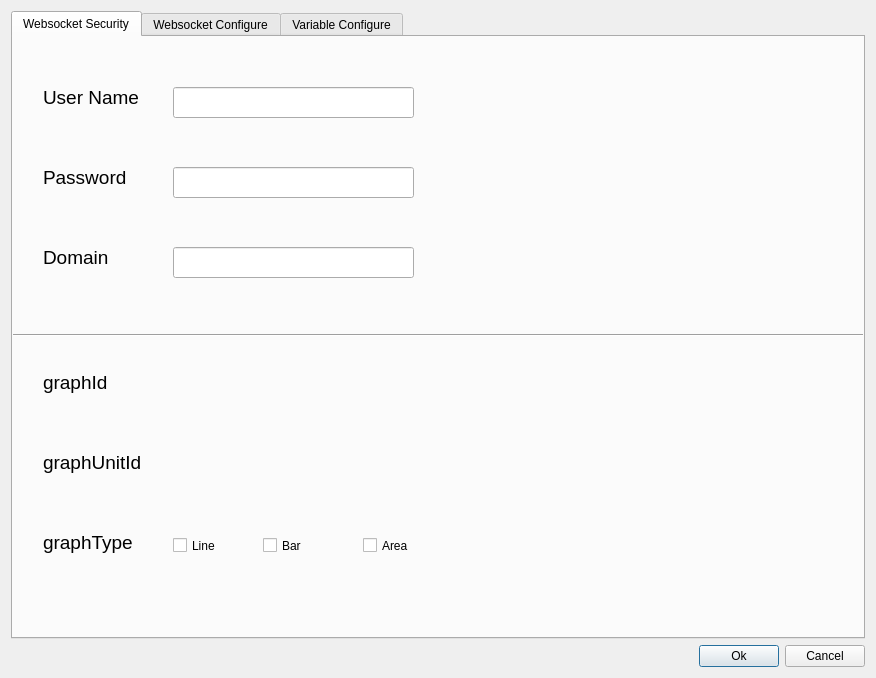
<?xml version="1.0" encoding="UTF-8"?>
<ui version="4.0">
 <class>WidgetWebsocketPacketSensor</class>
 <widget class="QDialog" name="WidgetWebsocketPacketSensor">
  <property name="geometry">
   <rect>
    <x>0</x>
    <y>0</y>
    <width>876</width>
    <height>678</height>
   </rect>
  </property>
  <property name="windowTitle">
   <string>Sensor Ui...</string>
  </property>
  <property name="windowIcon">
   <iconset resource="../../AutosResourceFile.qrc">
    <normaloff>:/Images/Images/fatbee_v2.ico</normaloff>:/Images/Images/fatbee_v2.ico</iconset>
  </property>
  <layout class="QVBoxLayout" name="verticalLayout">
   <item>
    <widget class="QTabWidget" name="WidgetWebsocketPacketSensorTabWidget">
     <property name="currentIndex">
      <number>0</number>
     </property>
     <widget class="QWidget" name="tab">
      <attribute name="title">
       <string>Websocket Security</string>
      </attribute>
      <widget class="QLabel" name="sensorUsernameLabel">
       <property name="geometry">
        <rect>
         <x>30</x>
         <y>50</y>
         <width>101</width>
         <height>21</height>
        </rect>
       </property>
       <property name="font">
        <font>
         <pointsize>14</pointsize>
        </font>
       </property>
       <property name="text">
        <string>User Name</string>
       </property>
      </widget>
      <widget class="QLineEdit" name="sensorUsernameLineEdit">
       <property name="geometry">
        <rect>
         <x>160</x>
         <y>50</y>
         <width>241</width>
         <height>31</height>
        </rect>
       </property>
       <property name="text">
        <string/>
       </property>
      </widget>
      <widget class="QLineEdit" name="sensorDomainLineEdit">
       <property name="geometry">
        <rect>
         <x>160</x>
         <y>210</y>
         <width>241</width>
         <height>31</height>
        </rect>
       </property>
      </widget>
      <widget class="QLabel" name="sensorDomainLabel">
       <property name="geometry">
        <rect>
         <x>30</x>
         <y>210</y>
         <width>91</width>
         <height>21</height>
        </rect>
       </property>
       <property name="font">
        <font>
         <pointsize>14</pointsize>
        </font>
       </property>
       <property name="text">
        <string>Domain</string>
       </property>
      </widget>
      <widget class="QLabel" name="sensorPasswordLabel">
       <property name="geometry">
        <rect>
         <x>30</x>
         <y>130</y>
         <width>91</width>
         <height>21</height>
        </rect>
       </property>
       <property name="font">
        <font>
         <pointsize>14</pointsize>
        </font>
       </property>
       <property name="text">
        <string>Password</string>
       </property>
      </widget>
      <widget class="QLineEdit" name="sensorPasswordLineEdit">
       <property name="geometry">
        <rect>
         <x>160</x>
         <y>130</y>
         <width>241</width>
         <height>31</height>
        </rect>
       </property>
       <property name="text">
        <string/>
       </property>
      </widget>
      <widget class="Line" name="line">
       <property name="geometry">
        <rect>
         <x>0</x>
         <y>290</y>
         <width>851</width>
         <height>16</height>
        </rect>
       </property>
       <property name="orientation">
        <enum>Qt::Horizontal</enum>
       </property>
      </widget>
      <widget class="QLabel" name="sensorGraphUnitIdLabel">
       <property name="geometry">
        <rect>
         <x>30</x>
         <y>410</y>
         <width>111</width>
         <height>31</height>
        </rect>
       </property>
       <property name="font">
        <font>
         <pointsize>14</pointsize>
        </font>
       </property>
       <property name="text">
        <string>graphUnitId</string>
       </property>
      </widget>
      <widget class="QLabel" name="sensorGraphIdLabel">
       <property name="geometry">
        <rect>
         <x>30</x>
         <y>330</y>
         <width>101</width>
         <height>31</height>
        </rect>
       </property>
       <property name="font">
        <font>
         <pointsize>14</pointsize>
        </font>
       </property>
       <property name="text">
        <string>graphId</string>
       </property>
      </widget>
      <widget class="QLabel" name="sensorGraphTypeLabel">
       <property name="geometry">
        <rect>
         <x>30</x>
         <y>490</y>
         <width>91</width>
         <height>31</height>
        </rect>
       </property>
       <property name="font">
        <font>
         <pointsize>14</pointsize>
        </font>
       </property>
       <property name="text">
        <string>graphType</string>
       </property>
      </widget>
      <widget class="QLabel" name="sensorGraphIdValueLabel">
       <property name="geometry">
        <rect>
         <x>160</x>
         <y>330</y>
         <width>461</width>
         <height>31</height>
        </rect>
       </property>
       <property name="font">
        <font>
         <pointsize>14</pointsize>
        </font>
       </property>
       <property name="text">
        <string/>
       </property>
      </widget>
      <widget class="QLabel" name="sensorGraphUnitIdValueLabel">
       <property name="geometry">
        <rect>
         <x>160</x>
         <y>420</y>
         <width>461</width>
         <height>31</height>
        </rect>
       </property>
       <property name="font">
        <font>
         <pointsize>14</pointsize>
        </font>
       </property>
       <property name="text">
        <string/>
       </property>
      </widget>
      <widget class="QCheckBox" name="sensorGraphTypeLineCheckBox">
       <property name="geometry">
        <rect>
         <x>160</x>
         <y>500</y>
         <width>70</width>
         <height>17</height>
        </rect>
       </property>
       <property name="text">
        <string>Line</string>
       </property>
      </widget>
      <widget class="QCheckBox" name="sensorGraphTypeBarCheckBox">
       <property name="geometry">
        <rect>
         <x>250</x>
         <y>500</y>
         <width>70</width>
         <height>17</height>
        </rect>
       </property>
       <property name="text">
        <string>Bar</string>
       </property>
      </widget>
      <widget class="QCheckBox" name="sensorGraphTypeAreaCheckBox">
       <property name="geometry">
        <rect>
         <x>350</x>
         <y>500</y>
         <width>70</width>
         <height>17</height>
        </rect>
       </property>
       <property name="text">
        <string>Area</string>
       </property>
      </widget>
     </widget>
     <widget class="QWidget" name="WebSocketConf">
      <attribute name="title">
       <string>Websocket Configure</string>
      </attribute>
      <widget class="QLabel" name="sensorUrlLabel">
       <property name="geometry">
        <rect>
         <x>20</x>
         <y>140</y>
         <width>41</width>
         <height>21</height>
        </rect>
       </property>
       <property name="font">
        <font>
         <pointsize>14</pointsize>
        </font>
       </property>
       <property name="text">
        <string>URL</string>
       </property>
      </widget>
      <widget class="QLabel" name="sensorFormatStringLabel">
       <property name="geometry">
        <rect>
         <x>20</x>
         <y>450</y>
         <width>121</width>
         <height>21</height>
        </rect>
       </property>
       <property name="font">
        <font>
         <pointsize>14</pointsize>
        </font>
       </property>
       <property name="text">
        <string>Format String</string>
       </property>
      </widget>
      <widget class="QLabel" name="sensorCodingIndexLabel">
       <property name="geometry">
        <rect>
         <x>20</x>
         <y>340</y>
         <width>121</width>
         <height>31</height>
        </rect>
       </property>
       <property name="font">
        <font>
         <pointsize>14</pointsize>
        </font>
       </property>
       <property name="text">
        <string>Sensor Index</string>
       </property>
      </widget>
      <widget class="QLineEdit" name="sensorUrlLineEdit">
       <property name="geometry">
        <rect>
         <x>150</x>
         <y>140</y>
         <width>221</width>
         <height>31</height>
        </rect>
       </property>
      </widget>
      <widget class="QLabel" name="sensorIdValueLabel">
       <property name="geometry">
        <rect>
         <x>150</x>
         <y>30</y>
         <width>481</width>
         <height>31</height>
        </rect>
       </property>
       <property name="font">
        <font>
         <pointsize>14</pointsize>
        </font>
       </property>
       <property name="text">
        <string/>
       </property>
      </widget>
      <widget class="QLabel" name="sensorIdLabel">
       <property name="geometry">
        <rect>
         <x>20</x>
         <y>30</y>
         <width>81</width>
         <height>21</height>
        </rect>
       </property>
       <property name="font">
        <font>
         <pointsize>14</pointsize>
        </font>
       </property>
       <property name="text">
        <string>Image ID</string>
       </property>
      </widget>
      <widget class="QLabel" name="sensorClassLabel">
       <property name="geometry">
        <rect>
         <x>20</x>
         <y>190</y>
         <width>61</width>
         <height>21</height>
        </rect>
       </property>
       <property name="font">
        <font>
         <pointsize>14</pointsize>
        </font>
       </property>
       <property name="text">
        <string>Class</string>
       </property>
      </widget>
      <widget class="QListWidget" name="sensorClassListWidget">
       <property name="geometry">
        <rect>
         <x>150</x>
         <y>190</y>
         <width>231</width>
         <height>131</height>
        </rect>
       </property>
      </widget>
      <widget class="QLabel" name="sensorCallBackLabel">
       <property name="geometry">
        <rect>
         <x>20</x>
         <y>550</y>
         <width>81</width>
         <height>21</height>
        </rect>
       </property>
       <property name="font">
        <font>
         <pointsize>14</pointsize>
        </font>
       </property>
       <property name="text">
        <string>Call Back</string>
       </property>
      </widget>
      <widget class="QLabel" name="sensorDecimalsLabel">
       <property name="geometry">
        <rect>
         <x>480</x>
         <y>340</y>
         <width>81</width>
         <height>21</height>
        </rect>
       </property>
       <property name="font">
        <font>
         <pointsize>14</pointsize>
        </font>
       </property>
       <property name="text">
        <string>Decimals</string>
       </property>
      </widget>
      <widget class="QLineEdit" name="sensorFormatStringLineEdit">
       <property name="geometry">
        <rect>
         <x>150</x>
         <y>450</y>
         <width>401</width>
         <height>31</height>
        </rect>
       </property>
      </widget>
      <widget class="QLabel" name="sensorGuidLabel">
       <property name="geometry">
        <rect>
         <x>20</x>
         <y>500</y>
         <width>81</width>
         <height>21</height>
        </rect>
       </property>
       <property name="font">
        <font>
         <pointsize>14</pointsize>
        </font>
       </property>
       <property name="text">
        <string>GUID</string>
       </property>
      </widget>
      <widget class="QLineEdit" name="sensorGuidLineEdit">
       <property name="geometry">
        <rect>
         <x>150</x>
         <y>500</y>
         <width>401</width>
         <height>31</height>
        </rect>
       </property>
      </widget>
      <widget class="QLineEdit" name="sensorCallBackLineEdit">
       <property name="geometry">
        <rect>
         <x>150</x>
         <y>550</y>
         <width>401</width>
         <height>31</height>
        </rect>
       </property>
      </widget>
      <widget class="QListWidget" name="sensorCodingIndexListWidget">
       <property name="geometry">
        <rect>
         <x>150</x>
         <y>340</y>
         <width>231</width>
         <height>91</height>
        </rect>
       </property>
      </widget>
      <widget class="QLineEdit" name="sensorDecimalsLineEdit">
       <property name="geometry">
        <rect>
         <x>570</x>
         <y>340</y>
         <width>141</width>
         <height>31</height>
        </rect>
       </property>
      </widget>
      <widget class="QLabel" name="sensorTypeLabel">
       <property name="geometry">
        <rect>
         <x>480</x>
         <y>190</y>
         <width>61</width>
         <height>21</height>
        </rect>
       </property>
       <property name="font">
        <font>
         <pointsize>14</pointsize>
        </font>
       </property>
       <property name="text">
        <string>Type</string>
       </property>
      </widget>
      <widget class="QListWidget" name="sensorTypeListWidget">
       <property name="geometry">
        <rect>
         <x>570</x>
         <y>190</y>
         <width>231</width>
         <height>131</height>
        </rect>
       </property>
      </widget>
      <widget class="QLabel" name="sensorRemoteTxtIdValueLabel">
       <property name="geometry">
        <rect>
         <x>150</x>
         <y>90</y>
         <width>571</width>
         <height>31</height>
        </rect>
       </property>
       <property name="font">
        <font>
         <pointsize>14</pointsize>
        </font>
       </property>
       <property name="text">
        <string/>
       </property>
      </widget>
      <widget class="QLabel" name="sensorRemoteTxtIdLabel">
       <property name="geometry">
        <rect>
         <x>20</x>
         <y>90</y>
         <width>81</width>
         <height>21</height>
        </rect>
       </property>
       <property name="font">
        <font>
         <pointsize>14</pointsize>
        </font>
       </property>
       <property name="text">
        <string>Txt ID</string>
       </property>
      </widget>
     </widget>
     <widget class="QWidget" name="variableConfigure">
      <attribute name="title">
       <string>Variable Configure</string>
      </attribute>
      <widget class="QLabel" name="sensorVariableNameValueLabel">
       <property name="geometry">
        <rect>
         <x>210</x>
         <y>20</y>
         <width>341</width>
         <height>21</height>
        </rect>
       </property>
       <property name="font">
        <font>
         <pointsize>8</pointsize>
        </font>
       </property>
       <property name="text">
        <string/>
       </property>
      </widget>
      <widget class="QLineEdit" name="sensorVariableAllowedToLineEdit">
       <property name="geometry">
        <rect>
         <x>210</x>
         <y>120</y>
         <width>221</width>
         <height>31</height>
        </rect>
       </property>
      </widget>
      <widget class="QLineEdit" name="sensorVariableActionParametersLineEdit">
       <property name="geometry">
        <rect>
         <x>210</x>
         <y>400</y>
         <width>221</width>
         <height>31</height>
        </rect>
       </property>
      </widget>
      <widget class="QLabel" name="sensorVariableAllowedDaysLabel">
       <property name="geometry">
        <rect>
         <x>30</x>
         <y>220</y>
         <width>121</width>
         <height>21</height>
        </rect>
       </property>
       <property name="font">
        <font>
         <pointsize>14</pointsize>
        </font>
       </property>
       <property name="text">
        <string>Allowed Days</string>
       </property>
      </widget>
      <widget class="QCheckBox" name="sensorVariableAllowedDaysSaturdaycheckBox">
       <property name="geometry">
        <rect>
         <x>260</x>
         <y>250</y>
         <width>41</width>
         <height>17</height>
        </rect>
       </property>
       <property name="text">
        <string>Sat</string>
       </property>
      </widget>
      <widget class="QCheckBox" name="sensorVariableControlCheckSubzonecheckBox">
       <property name="geometry">
        <rect>
         <x>350</x>
         <y>520</y>
         <width>101</width>
         <height>17</height>
        </rect>
       </property>
       <property name="text">
        <string>Check Subzone</string>
       </property>
      </widget>
      <widget class="QCheckBox" name="sensorVariableAllowedDaysWednesdaycheckBox">
       <property name="geometry">
        <rect>
         <x>310</x>
         <y>220</y>
         <width>41</width>
         <height>17</height>
        </rect>
       </property>
       <property name="text">
        <string>Wed</string>
       </property>
      </widget>
      <widget class="QLabel" name="sensorVariableAllowedToLabel">
       <property name="geometry">
        <rect>
         <x>30</x>
         <y>120</y>
         <width>101</width>
         <height>21</height>
        </rect>
       </property>
       <property name="font">
        <font>
         <pointsize>14</pointsize>
        </font>
       </property>
       <property name="text">
        <string>Allowed To</string>
       </property>
      </widget>
      <widget class="QCheckBox" name="sensorVariableAllowedDaysFridaycheckBox">
       <property name="geometry">
        <rect>
         <x>210</x>
         <y>250</y>
         <width>41</width>
         <height>17</height>
        </rect>
       </property>
       <property name="text">
        <string>Fri</string>
       </property>
      </widget>
      <widget class="QLineEdit" name="sensorVariableCommentsLineEdit">
       <property name="geometry">
        <rect>
         <x>210</x>
         <y>550</y>
         <width>631</width>
         <height>31</height>
        </rect>
       </property>
      </widget>
      <widget class="QCheckBox" name="sensorVariableControlEndScancheckBox">
       <property name="geometry">
        <rect>
         <x>210</x>
         <y>520</y>
         <width>141</width>
         <height>20</height>
        </rect>
       </property>
       <property name="text">
        <string>End Scan on this Row</string>
       </property>
      </widget>
      <widget class="QLabel" name="sensorVariableActionParametersLabel">
       <property name="geometry">
        <rect>
         <x>30</x>
         <y>400</y>
         <width>161</width>
         <height>21</height>
        </rect>
       </property>
       <property name="font">
        <font>
         <pointsize>14</pointsize>
        </font>
       </property>
       <property name="text">
        <string>Action Parameters</string>
       </property>
      </widget>
      <widget class="QLabel" name="sensorVariableNameLabel">
       <property name="geometry">
        <rect>
         <x>30</x>
         <y>20</y>
         <width>61</width>
         <height>21</height>
        </rect>
       </property>
       <property name="font">
        <font>
         <pointsize>14</pointsize>
        </font>
       </property>
       <property name="text">
        <string>Name</string>
       </property>
      </widget>
      <widget class="QCheckBox" name="sensorVariableControlEnableRowcheckBox">
       <property name="geometry">
        <rect>
         <x>350</x>
         <y>460</y>
         <width>81</width>
         <height>17</height>
        </rect>
       </property>
       <property name="text">
        <string>Enable Row</string>
       </property>
      </widget>
      <widget class="QLabel" name="sensorVariableActionLabel">
       <property name="geometry">
        <rect>
         <x>30</x>
         <y>290</y>
         <width>161</width>
         <height>21</height>
        </rect>
       </property>
       <property name="font">
        <font>
         <pointsize>14</pointsize>
        </font>
       </property>
       <property name="text">
        <string>Action</string>
       </property>
      </widget>
      <widget class="QCheckBox" name="sensorVariableControlCheckIndexcheckBox">
       <property name="geometry">
        <rect>
         <x>210</x>
         <y>490</y>
         <width>81</width>
         <height>17</height>
        </rect>
       </property>
       <property name="text">
        <string>Check Index</string>
       </property>
      </widget>
      <widget class="QCheckBox" name="sensorVariableAllowedDaysSundaycheckBox">
       <property name="geometry">
        <rect>
         <x>310</x>
         <y>250</y>
         <width>41</width>
         <height>17</height>
        </rect>
       </property>
       <property name="text">
        <string>Sun</string>
       </property>
      </widget>
      <widget class="QCheckBox" name="sensorVariableAllowedDaysThursdaycheckBox">
       <property name="geometry">
        <rect>
         <x>360</x>
         <y>220</y>
         <width>41</width>
         <height>17</height>
        </rect>
       </property>
       <property name="text">
        <string>Thur</string>
       </property>
      </widget>
      <widget class="QCheckBox" name="sensorVariableAllowedDaysMondaycheckBox">
       <property name="geometry">
        <rect>
         <x>210</x>
         <y>220</y>
         <width>41</width>
         <height>17</height>
        </rect>
       </property>
       <property name="text">
        <string>Mon</string>
       </property>
      </widget>
      <widget class="QLabel" name="sensorVariableCommentsLabel">
       <property name="geometry">
        <rect>
         <x>30</x>
         <y>550</y>
         <width>121</width>
         <height>21</height>
        </rect>
       </property>
       <property name="font">
        <font>
         <pointsize>14</pointsize>
        </font>
       </property>
       <property name="text">
        <string>Comments</string>
       </property>
      </widget>
      <widget class="QCheckBox" name="sensorVariableControlCheckZonecheckBox">
       <property name="geometry">
        <rect>
         <x>350</x>
         <y>490</y>
         <width>81</width>
         <height>17</height>
        </rect>
       </property>
       <property name="text">
        <string>Check Zone</string>
       </property>
      </widget>
      <widget class="QListWidget" name="sensorVariableActionListWidget">
       <property name="geometry">
        <rect>
         <x>210</x>
         <y>290</y>
         <width>221</width>
         <height>91</height>
        </rect>
       </property>
      </widget>
      <widget class="QLabel" name="sensorVariableControlLabel">
       <property name="geometry">
        <rect>
         <x>30</x>
         <y>460</y>
         <width>71</width>
         <height>21</height>
        </rect>
       </property>
       <property name="font">
        <font>
         <pointsize>14</pointsize>
        </font>
       </property>
       <property name="text">
        <string>Control</string>
       </property>
      </widget>
      <widget class="QCheckBox" name="sensorVariableAllowedDaysTuesdaycheckBox">
       <property name="geometry">
        <rect>
         <x>260</x>
         <y>220</y>
         <width>41</width>
         <height>17</height>
        </rect>
       </property>
       <property name="text">
        <string>Tue</string>
       </property>
      </widget>
      <widget class="QLineEdit" name="sensorVariableAllowedFromLineEdit">
       <property name="geometry">
        <rect>
         <x>210</x>
         <y>70</y>
         <width>221</width>
         <height>31</height>
        </rect>
       </property>
      </widget>
      <widget class="QLabel" name="sensorVariableAllowedFromLabel">
       <property name="geometry">
        <rect>
         <x>30</x>
         <y>71</y>
         <width>131</width>
         <height>20</height>
        </rect>
       </property>
       <property name="font">
        <font>
         <pointsize>14</pointsize>
        </font>
       </property>
       <property name="text">
        <string>Allowed From</string>
       </property>
      </widget>
      <widget class="QLineEdit" name="sensorVariableAllowedTimeLineEdit">
       <property name="geometry">
        <rect>
         <x>210</x>
         <y>170</y>
         <width>221</width>
         <height>31</height>
        </rect>
       </property>
      </widget>
      <widget class="QLabel" name="sensorVariableAllowedTimeLabel">
       <property name="geometry">
        <rect>
         <x>30</x>
         <y>170</y>
         <width>121</width>
         <height>21</height>
        </rect>
       </property>
       <property name="font">
        <font>
         <pointsize>14</pointsize>
        </font>
       </property>
       <property name="text">
        <string>Allowed Time</string>
       </property>
      </widget>
      <widget class="QLabel" name="sensorVariableControlValueLabel">
       <property name="geometry">
        <rect>
         <x>210</x>
         <y>450</y>
         <width>71</width>
         <height>31</height>
        </rect>
       </property>
       <property name="font">
        <font>
         <pointsize>14</pointsize>
        </font>
       </property>
       <property name="text">
        <string/>
       </property>
      </widget>
      <widget class="QLabel" name="sensorVariableGuidLabel">
       <property name="geometry">
        <rect>
         <x>460</x>
         <y>220</y>
         <width>81</width>
         <height>31</height>
        </rect>
       </property>
       <property name="font">
        <font>
         <pointsize>14</pointsize>
        </font>
       </property>
       <property name="text">
        <string>GUID</string>
       </property>
      </widget>
      <widget class="QLabel" name="sensorVariablePriorityLabel">
       <property name="geometry">
        <rect>
         <x>460</x>
         <y>290</y>
         <width>61</width>
         <height>21</height>
        </rect>
       </property>
       <property name="font">
        <font>
         <pointsize>14</pointsize>
        </font>
       </property>
       <property name="text">
        <string>Priority</string>
       </property>
      </widget>
      <widget class="QLineEdit" name="sensorVariableGroupIdLineEdit">
       <property name="geometry">
        <rect>
         <x>550</x>
         <y>70</y>
         <width>201</width>
         <height>31</height>
        </rect>
       </property>
      </widget>
      <widget class="QLabel" name="sensorVariableGroupIdLabel">
       <property name="geometry">
        <rect>
         <x>460</x>
         <y>70</y>
         <width>81</width>
         <height>31</height>
        </rect>
       </property>
       <property name="font">
        <font>
         <pointsize>14</pointsize>
        </font>
       </property>
       <property name="text">
        <string>Group ID</string>
       </property>
      </widget>
      <widget class="QLineEdit" name="sensorVariableGuidLineEdit">
       <property name="geometry">
        <rect>
         <x>550</x>
         <y>220</y>
         <width>291</width>
         <height>31</height>
        </rect>
       </property>
       <property name="text">
        <string/>
       </property>
      </widget>
      <widget class="QListWidget" name="sensorVariablePriorityListWidget">
       <property name="geometry">
        <rect>
         <x>550</x>
         <y>290</y>
         <width>221</width>
         <height>91</height>
        </rect>
       </property>
      </widget>
      <widget class="QLineEdit" name="sensorVariableSubzoneLineEdit">
       <property name="geometry">
        <rect>
         <x>550</x>
         <y>500</y>
         <width>211</width>
         <height>31</height>
        </rect>
       </property>
       <property name="text">
        <string/>
       </property>
      </widget>
      <widget class="QLineEdit" name="sensorVariableZoneLineEdit">
       <property name="geometry">
        <rect>
         <x>550</x>
         <y>450</y>
         <width>211</width>
         <height>31</height>
        </rect>
       </property>
      </widget>
      <widget class="QLabel" name="sensorVariableSubzoneLabel">
       <property name="geometry">
        <rect>
         <x>460</x>
         <y>500</y>
         <width>81</width>
         <height>31</height>
        </rect>
       </property>
       <property name="font">
        <font>
         <pointsize>14</pointsize>
        </font>
       </property>
       <property name="text">
        <string>SubZone</string>
       </property>
      </widget>
      <widget class="QLabel" name="sensorVariableZoneLabel">
       <property name="geometry">
        <rect>
         <x>460</x>
         <y>450</y>
         <width>81</width>
         <height>31</height>
        </rect>
       </property>
       <property name="font">
        <font>
         <pointsize>14</pointsize>
        </font>
       </property>
       <property name="text">
        <string>Zone</string>
       </property>
      </widget>
      <widget class="QLabel" name="sensorVariableIndexLabel">
       <property name="geometry">
        <rect>
         <x>460</x>
         <y>400</y>
         <width>81</width>
         <height>31</height>
        </rect>
       </property>
       <property name="font">
        <font>
         <pointsize>14</pointsize>
        </font>
       </property>
       <property name="text">
        <string>Index</string>
       </property>
      </widget>
      <widget class="QLineEdit" name="sensorVariableIndexLineEdit">
       <property name="geometry">
        <rect>
         <x>550</x>
         <y>400</y>
         <width>211</width>
         <height>31</height>
        </rect>
       </property>
      </widget>
     </widget>
    </widget>
   </item>
   <item>
    <layout class="QHBoxLayout" name="horizontalLayout">
     <item>
      <spacer name="horizontalSpacer">
       <property name="orientation">
        <enum>Qt::Horizontal</enum>
       </property>
       <property name="sizeHint" stdset="0">
        <size>
         <width>40</width>
         <height>20</height>
        </size>
       </property>
      </spacer>
     </item>
     <item>
      <widget class="QPushButton" name="OkSensorPushButton">
       <property name="text">
        <string>Ok</string>
       </property>
      </widget>
     </item>
     <item>
      <widget class="QPushButton" name="CancelSensorPushButton">
       <property name="text">
        <string>Cancel</string>
       </property>
      </widget>
     </item>
    </layout>
   </item>
  </layout>
 </widget>
 <tabstops>
  <tabstop>WidgetWebsocketPacketSensorTabWidget</tabstop>
  <tabstop>sensorUsernameLineEdit</tabstop>
  <tabstop>sensorPasswordLineEdit</tabstop>
  <tabstop>sensorDomainLineEdit</tabstop>
  <tabstop>sensorUrlLineEdit</tabstop>
  <tabstop>sensorClassListWidget</tabstop>
  <tabstop>sensorTypeListWidget</tabstop>
  <tabstop>sensorCodingIndexListWidget</tabstop>
  <tabstop>sensorDecimalsLineEdit</tabstop>
  <tabstop>sensorFormatStringLineEdit</tabstop>
  <tabstop>sensorGuidLineEdit</tabstop>
  <tabstop>sensorCallBackLineEdit</tabstop>
  <tabstop>sensorVariableAllowedFromLineEdit</tabstop>
  <tabstop>sensorVariableAllowedToLineEdit</tabstop>
  <tabstop>sensorVariableAllowedTimeLineEdit</tabstop>
  <tabstop>sensorVariableAllowedDaysMondaycheckBox</tabstop>
  <tabstop>sensorVariableAllowedDaysTuesdaycheckBox</tabstop>
  <tabstop>sensorVariableAllowedDaysWednesdaycheckBox</tabstop>
  <tabstop>sensorVariableAllowedDaysThursdaycheckBox</tabstop>
  <tabstop>sensorVariableAllowedDaysFridaycheckBox</tabstop>
  <tabstop>sensorVariableAllowedDaysSaturdaycheckBox</tabstop>
  <tabstop>sensorVariableAllowedDaysSundaycheckBox</tabstop>
  <tabstop>sensorVariableActionListWidget</tabstop>
  <tabstop>sensorVariableActionParametersLineEdit</tabstop>
  <tabstop>sensorVariableControlEnableRowcheckBox</tabstop>
  <tabstop>sensorVariableControlCheckIndexcheckBox</tabstop>
  <tabstop>sensorVariableControlCheckZonecheckBox</tabstop>
  <tabstop>sensorVariableControlEndScancheckBox</tabstop>
  <tabstop>sensorVariableControlCheckSubzonecheckBox</tabstop>
  <tabstop>sensorVariableCommentsLineEdit</tabstop>
  <tabstop>sensorVariableGroupIdLineEdit</tabstop>
  <tabstop>sensorVariableGuidLineEdit</tabstop>
  <tabstop>sensorVariablePriorityListWidget</tabstop>
  <tabstop>sensorVariableIndexLineEdit</tabstop>
  <tabstop>sensorVariableZoneLineEdit</tabstop>
  <tabstop>sensorVariableSubzoneLineEdit</tabstop>
  <tabstop>OkSensorPushButton</tabstop>
  <tabstop>CancelSensorPushButton</tabstop>
 </tabstops>
 <resources>
  <include location="../../AutosResourceFile.qrc"/>
 </resources>
 <connections/>
</ui>
